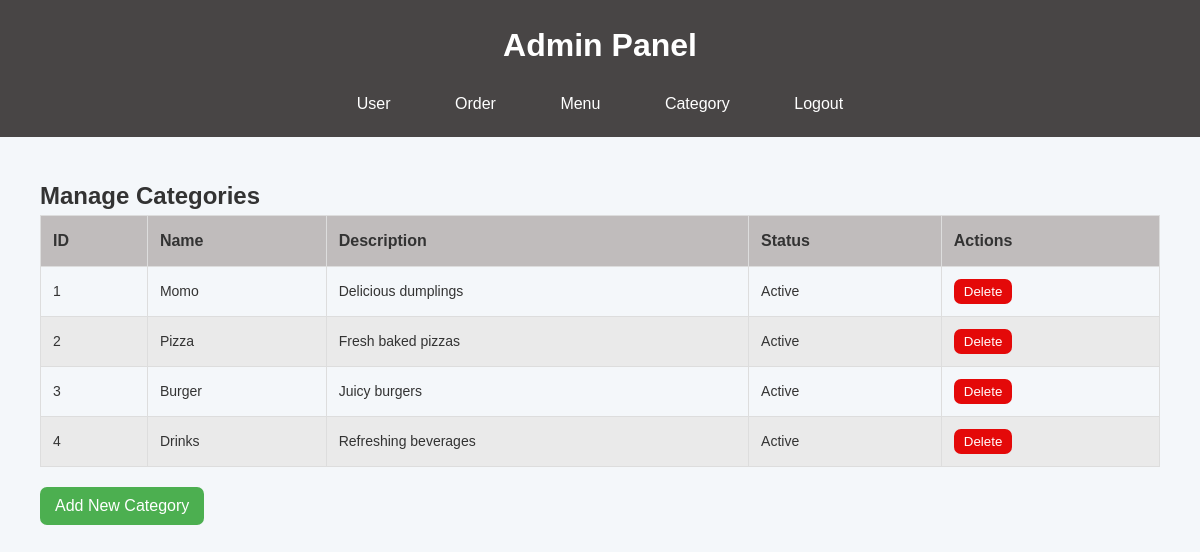
/admin/manage_categories.php, run on an earlier commit of the app's database.
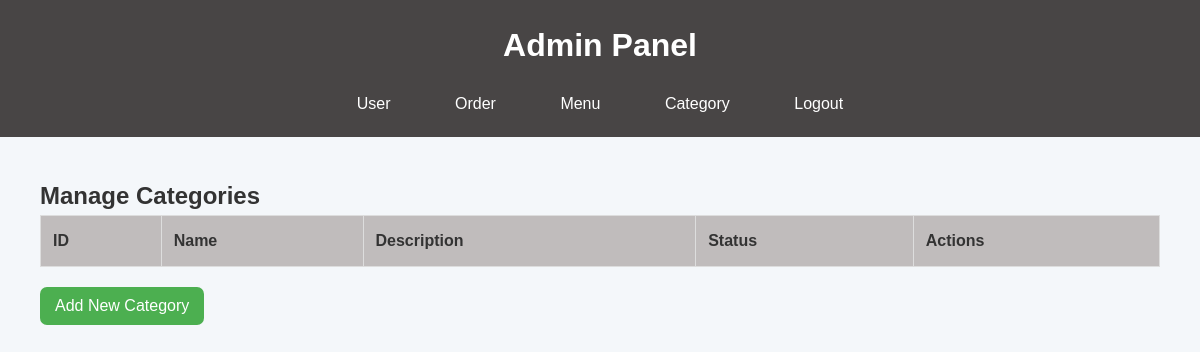
And on a later commit of the database.
### tables this page shows
CREATE TABLE  categories (
    id INT PRIMARY KEY AUTO_INCREMENT,
    name VARCHAR(50) NOT NULL,
    description TEXT,
    status BOOLEAN DEFAULT TRUE
);

### admin/manage_categories.php (the view, shortened to what this page needs)
<?php
include './header.php';
include 'includes/config.php';
$cat_sql = "SELECT * FROM categories";
$categories = mysqli_query($conn, $cat_sql);
?>
<!DOCTYPE html>
<html lang="en">
<head>
    <link rel="stylesheet" href="styles.css">
</head>
<body>
    <div class="container">
    <h2>Manage Categories</h2>
     <div class="message">
     <div class="message">
    <table>
        <tr>
            <th>ID</th>
            <th>Name</th>
            <th>Description</th>
            <th>Status</th>
            <th>Actions</th>
        </tr>
        <?php while ($row = mysqli_fetch_assoc($categories)): ?>
            <tr>
                <td><?php echo $row['id']; ?></td>
                <td><?php echo htmlspecialchars($row['name']); ?></td>
                <td><?php echo htmlspecialchars($row['description']); ?></td>
                <td><?php echo $row['status'] ? 'Active' : 'Inactive'; ?></td>
                <td>
                    <form action="manage_categories.php" method="POST" style="display:inline;">
                        <button type="submit" class="delete-btn" onclick="return confirm('Are you sure you want to delete this category?');">Delete</button>
                    </form>
                </td>
            </tr>
        <?php endwhile; ?>
    </table>
    </div>
    <button class="add-btn" onclick="document.getElementById('addCategoryModal').style.display='block';">Add New Category</button>
        </body>
        </html>
</body>
</html>

### admin/header.php (shortened to what this page needs)
<!DOCTYPE html>
<html lang="en">
<head>
</head>
<body>
    <div class="header">
    <h1>
        <a href="./dashboard.php">Admin Panel</a></h1>
    <nav >
        <a href="">User</a>
        <a href="">Order</a>
        <a href="">Menu</a>
        <a href="">Category</a>
        <a href="./logout.php">Logout</a>
    </nav>
    </div>
</body>
</html>

### assets/css/styles.css (style rules this page uses)
* { margin: 0; padding: 0; box-sizing: border-box; }
body { font-family: Arial, sans-serif; line-height: 1.6; background-color: #f5f5f5; color: #333; }
.container { max-width: 1200px; margin: 0 auto; padding: 0 20px; }

### admin/header.php (style rules this page uses)
body { font-family: Arial, sans-serif; margin: 0; background-color: #f4f4f4; }
.header { background-color: rgb(72, 69, 69); color: white; padding: 20px; text-align: center; }
.header h1 { margin: 0; }
h1 a { text-decoration: none; color: white; }
nav { margin-top: 20px; }
nav a { text-decoration: none; color: white; padding: 10px 20px; margin: 0 10px; width: 20%; border-radius: 5px; transition: background-color 0.3s ease; }

### admin/manage_categories.php (style rules this page uses)
* { margin: 0; padding: 0; box-sizing: border-box; }
body { font-family: Arial, sans-serif; background-color: #f4f7fa; }
.container { max-width: 1200px; margin: 40px 20px; }
.message { margin-bottom: 20px; }
table { width: 100%; border-collapse: collapse; margin-bottom: 20px; }
th, td { padding: 12px; text-align: left; border: 1px solid #ddd; }
th { background-color: rgb(192, 188, 188); font-weight: bold; }
table tr:nth-child(odd) { background-color:rgb(234, 234, 234); }
.add-btn { background-color: #4CAF50; color: white; padding: 10px 15px; border: none; border-radius: 7px; cursor: pointer; font-size: 1em; transition: background-color 0.3s ease; }
td { font-size: 14px; }
.delete-btn { background-color:rgb(228, 9, 9); color: white; border: none; padding: 5px 10px; border-radius: 7px; cursor: pointer; transition: background-color 0.3s ease; }

What changed in the data, as far as the page shows it:
removed categories: id "1", name "Momo", description "Delicious dumplings", status "Active"
removed categories: id "2", name "Pizza", description "Fresh baked pizzas", status "Active"
removed categories: id "3", name "Burger", description "Juicy burgers", status "Active"
removed categories: id "4", name "Drinks", description "Refreshing beverages", status "Active"
